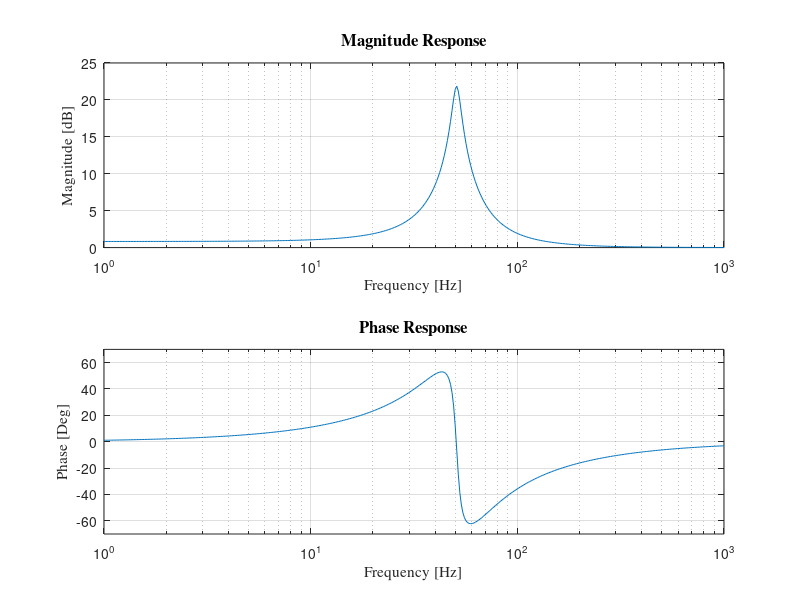

The MATLAB script that drew this image: (Note: this script raises an error after producing the figure.)




% Sample transfer function H:
n=400;
f=logspace(log10(1),log10(1000),n);  % sample with logarithmic frequency scale
w=2*pi*f;
R=3000; L=100; C=0.098e-6; Rd=30000;

H=1 + 1/Rd*1./( (R+i*w*L).^-1 + i*w*C);

% Creat Bode plot of transfer function H:
figure(1); subplot(2,1,1)
semilogx(f,20*log10(abs(H)))
xlabel('Frequency [Hz]','FontName','Times')
ylabel('Magnitude [dB]','FontName','Times')
title('Magnitude Response','FontName','Times','FontSize',12,'FontWeight','bold')
grid on

subplot(2,1,2)
semilogx(f,180/pi*angle(H))
xlabel('Frequency [Hz]','FontName','Times')
ylabel('Phase [Deg]','FontName','Times')
title('Phase Response','FontName','Times','FontSize',12,'FontWeight','bold')
axis([1 1000 -70 70])
grid on

% Prepare design matrix M used by FDLS:
Fs = 4000;  % sampling rate for digital system

M=[f' abs(H)' 180/pi*angle(H)' ones(n,1)];  % Design matrix for FDLS
fid = fopen('dm.dat','w');
fprintf(fid, '%u %u \n', n, Fs);          % write header (number of data points and sampling rate)
fprintf(fid, '%12.8e %12.8e %12.8e %12.8e \n', M');   % write frequency response data
fclose(fid);


% plot impulse response:
tend = 0.2; 
t=0:1/Fs:tend;    % plot impulse response up to time "tend"
g=R/(2*L); 
wr=sqrt(1/(L*C)-R^2/(4*L^2));
h=exp(-g*t)/(Rd*C).*(cos(wr*t)+R/(2*L*wr)*sin(wr*t));  % impulse response of analog filter
hd=filter(B,A,[1 zeros(1,tend*Fs)]);                   % impulse response of discrete filter

figure(9);
hold off
plot(t,hd*Fs,'r.')
hold on
plot(t,h,'b','LineWidth',2)
axis([0 tend -400 450])
xlabel('Time [s]','FontName','Times')
title('Impulse Responses','FontName','Times','FontSize',13,'FontWeight','bold')
legend('Discrete Filter','Analog Filter');
grid on

% compute frequency response of Hd(w):
z=exp(i*w/Fs); 
zM =[ones(1,n); z.^(-1); z.^(-2)];
Hdw=(B'*zM)./(A'*zM);

##################################################################################################
% plot frequency response:
figure(1); subplot(2,1,1)
hold on
semilogx(f,20*log10(abs(Hdw)),'r')
legend('H(j \omega)','Hd(e^{j \omega / Fs })');

subplot(2,1,2)
hold on
semilogx(f,180/pi*angle(Hdw), 'r')

% compare frequence response with 4ms time advance:
Oneto10hz=1:134; g1hz=20*log10(abs(Hdw(1)));
figure(6); subplot(2,1,1)
semilogx(f(Oneto10hz),20*log10(abs(Hdw(Oneto10hz)))-g1hz,'r',f(Oneto10hz),20*log10(abs(exp(2*pi*i*f(Oneto10hz)/Fs*16))),'g')
xlabel('Frequency [Hz]','FontName','Times')
axis([1 10 -1 1])
subplot(2,1,2)
semilogx(f(Oneto10hz),180/pi*angle(Hdw(Oneto10hz)), 'r',f(Oneto10hz),180/pi*angle(exp(2*pi*i*f(Oneto10hz)/Fs*16)),'g')
xlabel('Frequency [Hz]','FontName','Times')

% plot group delay:
figure(2);
dpH = diff(angle(H))./diff(w);
semilogx(f(2:end),-dpH)
hold on
dpHdw = diff(angle(Hdw))./diff(w);
semilogx(f(2:end),-dpHdw,'r')
title('Group Delay','FontName','Times','FontSize',12,'FontWeight','bold');
xlabel('Frequency [Hz]','FontName','Times')
ylabel('Group Delay [s]','FontName','Times')
legend('H(j \omega)','Hd(e^{j \omga / Fs })');
axis([1 1000 -5.e-3 6e-3])
grid on

% run the modulated exponential pulse through filter:
tmin=-0.15; tmax=.15;  % time boundaries
t=tmin:1/Fs:tmax;
tau=25e-3;              % Gaussian pulse width
p=exp(-(t/tau).^2);     % definition of Gaussian pulse
t0 = find(t>=0);       
p2=[exp(-(t(1:t0(1))/tau).^2) exp(-(t(t0(1)+1:end)/(.1*tau)).^2)];  % A pulse consisting of a wide half for negative time and a narrow half for positive time

f1=100;
x1=p.*cos(2*pi*f1*t);   % input signal x1
f2=1;
x2=p.*cos(2*pi*f2*t);   % input signal x2
x3=p2.*cos(2*pi*f2*t);  % input signal x3

socascade = [B' A';B' A';B' A';B' A'];

f1ind = find(f >= f1);
y1=1/abs(Hdw(f1ind(1)))^4*sosfilt(socascade,x1); % output signal y1=Hd[x1]
f2ind = find(f >= f2);
y2=1/abs(Hdw(f2ind(1)))^4*sosfilt(socascade,x2); % output signal y2=Hd[x2]
y3=1/abs(Hdw(f2ind(1)))^4*sosfilt(socascade,x3); % output signal y3=Hd[x3]

tpmin=-0.08; tpmax=0.08;
figure(3);
hold off
plot(t,x1,'b','LineWidth',2)
hold on
plot(t,y1+2.5,'r','LineWidth',2)
plot(t,p,'b-.',t-0.005,-1.1*p+2.5,'r-.')
axis([tpmin tpmax -1.5 4.])
xlabel('Time [s]','FontName','Times')
title('Input / Output Wave Group at f_1=100 Hz','FontName','Times','FontSize',13,'FontWeight','bold')
legend('Input Signal x_1(t)','Output Signal y_1(t)');
grid on

figure(4);
hold off
plot(t,x2,'b','LineWidth',2)
hold on
plot(t,y2+2,'r','LineWidth',2)
axis([tpmin tpmax -.2 3.4])
xlabel('Time [s]','FontName','Times')
title('Input / Output Wave Group at f_2=1 Hz','FontName','Times','FontSize',12,'FontWeight','bold')
legend('Input Signal x_2(t)','Output Signal y_2(t)');
grid on

figure(5);
hold off
plot(t,x3,'b','LineWidth',2)
hold on
plot(t,y3+2,'r','LineWidth',2)
xlabel('Time [s]','FontName','Times')
title('Response to Truncated Pulse','FontName','Times','FontSize',12,'FontWeight','bold')
legend('Input Signal x_3(t)','Output Signal y_3(t)');
axis([tpmin tpmax -.2 3.2])
grid on


% time advance random signal:
x4=bandlimsig(20000,pi*(1-10/4000));  % generate a random signal bandlimited to 10 Hz @ 4000 Hz Fs.
y4=1/abs(Hdw(1))^4*sosfilt(socascade,x4); % output signal y4=Hd[x4]
t4=1/Fs*(0:length(x4)-1);
figure(7);
plot(t4,x4,'b','LineWidth',2)
hold on
plot(t4,y4,'r','LineWidth',2)
xlabel('Time [s]','FontName','Times')
title('Response to Bandlimited Random Signal','FontName','Times','FontSize',12,'FontWeight','bold')
legend('Input Signal x_4(t)','Output Signal y_4(t)');
axis([4 6 -3 3])
grid on


function x = bandlimsig(N,e)
% Generate 2N+1 samples of a (pi-e)-bandlimited random signal.

f = (pi-e)/pi;               % bandlimit fraction
M = ceil(f*N);               % 2*M+1=number of full band samples
r = randn(2*M+1,1);          % white standard normal signal
x = zeros(2*N+1,1);          % initialize with zero-vector

for k=(-N):1:N
   sincvec=sinc(k*(pi-e)/pi-((-M):1:M)');
   x(k+N+1)=dot(r,sincvec);
end
